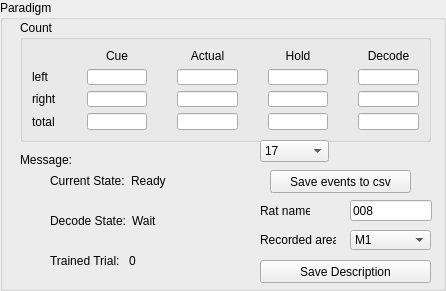
   <widget class="QGroupBox" name="grpParadigm">
    <property name="geometry">
     <rect>
      <x>9</x>
      <y>430</y>
      <width>446</width>
      <height>291</height>
     </rect>
    </property>
    <property name="title">
     <string>Paradigm</string>
    </property>
    <widget class="QGroupBox" name="grpCount">
     <property name="geometry">
      <rect>
       <x>20</x>
       <y>20</y>
       <width>411</width>
       <height>122</height>
      </rect>
     </property>
     <property name="title">
      <string>Count</string>
     </property>
     <layout class="QGridLayout" name="gridLayout_3">
      <property name="sizeConstraint">
       <enum>QLayout::SetDefaultConstraint</enum>
      </property>
      <property name="horizontalSpacing">
       <number>30</number>
      </property>
      <item row="0" column="2">
       <widget class="QLabel" name="label_11">
        <property name="text">
         <string>Actual</string>
        </property>
        <property name="alignment">
         <set>Qt::AlignCenter</set>
        </property>
       </widget>
      </item>
      <item row="0" column="1">
       <widget class="QLabel" name="label_10">
        <property name="text">
         <string>Cue</string>
        </property>
        <property name="alignment">
         <set>Qt::AlignCenter</set>
        </property>
       </widget>
      </item>
      <item row="1" column="0">
       <widget class="QLabel" name="label_7">
        <property name="text">
         <string>left</string>
        </property>
       </widget>
      </item>
      <item row="1" column="1">
       <widget class="QLineEdit" name="editLeftCue"/>
      </item>
      <item row="0" column="3">
       <widget class="QLabel" name="label_16">
        <property name="text">
         <string>Hold</string>
        </property>
        <property name="alignment">
         <set>Qt::AlignCenter</set>
        </property>
       </widget>
      </item>
      <item row="1" column="2">
       <widget class="QLineEdit" name="editLeftActual"/>
      </item>
      <item row="3" column="0">
       <widget class="QLabel" name="label_9">
        <property name="text">
         <string>total</string>
        </property>
       </widget>
      </item>
      <item row="1" column="3">
       <widget class="QLineEdit" name="editLeftHold"/>
      </item>
      <item row="2" column="1">
       <widget class="QLineEdit" name="editRightCue"/>
      </item>
      <item row="2" column="0">
       <widget class="QLabel" name="label_8">
        <property name="text">
         <string>right</string>
        </property>
       </widget>
      </item>
      <item row="3" column="1">
       <widget class="QLineEdit" name="editTotalCue"/>
      </item>
      <item row="2" column="3">
       <widget class="QLineEdit" name="editRightHold"/>
      </item>
      <item row="3" column="2">
       <widget class="QLineEdit" name="editTotalActual"/>
      </item>
      <item row="2" column="2">
       <widget class="QLineEdit" name="editRightActual"/>
      </item>
      <item row="3" column="3">
       <widget class="QLineEdit" name="editTotalHold"/>
      </item>
      <item row="0" column="4">
       <widget class="QLabel" name="label_17">
        <property name="text">
         <string>Decode</string>
        </property>
        <property name="alignment">
         <set>Qt::AlignCenter</set>
        </property>
       </widget>
      </item>
      <item row="1" column="4">
       <widget class="QLineEdit" name="editLeftDecode"/>
      </item>
      <item row="2" column="4">
       <widget class="QLineEdit" name="editRightDecode"/>
      </item>
      <item row="3" column="4">
       <widget class="QLineEdit" name="editTotalDecode"/>
      </item>
     </layout>
    </widget>
    <widget class="QWidget" name="horizontalLayoutWidget">
     <property name="geometry">
      <rect>
       <x>50</x>
       <y>170</y>
       <width>152</width>
       <height>21</height>
      </rect>
     </property>
     <layout class="QHBoxLayout" name="horizontalLayout">
      <item>
       <widget class="QLabel" name="label_18">
        <property name="text">
         <string>Current State:</string>
        </property>
       </widget>
      </item>
      <item>
       <widget class="QLabel" name="lblCurrState">
        <property name="minimumSize">
         <size>
          <width>60</width>
          <height>0</height>
         </size>
        </property>
        <property name="text">
         <string>Ready</string>
        </property>
       </widget>
      </item>
     </layout>
    </widget>
    <widget class="QComboBox" name="cbTestChannel">
     <property name="geometry">
      <rect>
       <x>260</x>
       <y>140</y>
       <width>69</width>
       <height>22</height>
      </rect>
     </property>
     <item>
      <property name="text">
       <string>17</string>
      </property>
     </item>
     <item>
      <property name="text">
       <string>18</string>
      </property>
     </item>
     <item>
      <property name="text">
       <string>19</string>
      </property>
     </item>
     <item>
      <property name="text">
       <string>20</string>
      </property>
     </item>
     <item>
      <property name="text">
       <string>21</string>
      </property>
     </item>
     <item>
      <property name="text">
       <string>22</string>
      </property>
     </item>
     <item>
      <property name="text">
       <string>23</string>
      </property>
     </item>
    </widget>
    <widget class="QWidget" name="horizontalLayoutWidget_2">
     <property name="geometry">
      <rect>
       <x>50</x>
       <y>210</y>
       <width>152</width>
       <height>21</height>
      </rect>
     </property>
     <layout class="QHBoxLayout" name="horizontalLayout_7">
      <item>
       <widget class="QLabel" name="label_29">
        <property name="text">
         <string>Decode State:</string>
        </property>
       </widget>
      </item>
      <item>
       <widget class="QLabel" name="lblTrainingState">
        <property name="minimumSize">
         <size>
          <width>60</width>
          <height>0</height>
         </size>
        </property>
        <property name="text">
         <string>Wait</string>
        </property>
       </widget>
      </item>
     </layout>
    </widget>
    <widget class="QWidget" name="horizontalLayoutWidget_3">
     <property name="geometry">
      <rect>
       <x>50</x>
       <y>250</y>
       <width>152</width>
       <height>21</height>
      </rect>
     </property>
     <layout class="QHBoxLayout" name="horizontalLayout_8">
      <item>
       <widget class="QLabel" name="label_30">
        <property name="text">
         <string>Trained Trial:</string>
        </property>
       </widget>
      </item>
      <item>
       <widget class="QLabel" name="lblTrainedTrialNum">
        <property name="minimumSize">
         <size>
          <width>60</width>
          <height>0</height>
         </size>
        </property>
        <property name="text">
         <string>0</string>
        </property>
       </widget>
      </item>
     </layout>
    </widget>
    <widget class="QLabel" name="label_49">
     <property name="geometry">
      <rect>
       <x>260</x>
       <y>230</y>
       <width>76</width>
       <height>20</height>
      </rect>
     </property>
     <property name="text">
      <string>Recorded area:</string>
     </property>
    </widget>
    <widget class="QLineEdit" name="editRatName">
     <property name="geometry">
      <rect>
       <x>350</x>
       <y>200</y>
       <width>82</width>
       <height>21</height>
      </rect>
     </property>
     <property name="text">
      <string>008</string>
     </property>
    </widget>
    <widget class="QComboBox" name="cblRecordArea">
     <property name="geometry">
      <rect>
       <x>350</x>
       <y>230</y>
       <width>81</width>
       <height>20</height>
      </rect>
     </property>
     <item>
      <property name="text">
       <string>M1</string>
      </property>
     </item>
     <item>
      <property name="text">
       <string>mPFC</string>
      </property>
     </item>
     <item>
      <property name="text">
       <string>M1-mPFC</string>
      </property>
     </item>
    </widget>
    <widget class="QLabel" name="label_48">
     <property name="geometry">
      <rect>
       <x>260</x>
       <y>200</y>
       <width>50</width>
       <height>21</height>
      </rect>
     </property>
     <property name="text">
      <string>Rat name:</string>
     </property>
    </widget>
    <widget class="QPushButton" name="btnSaveDescription">
     <property name="geometry">
      <rect>
       <x>260</x>
       <y>260</y>
       <width>171</width>
       <height>23</height>
      </rect>
     </property>
     <property name="text">
      <string>Save Description</string>
     </property>
    </widget>
    <widget class="QPushButton" name="btnSaveEvent">
     <property name="enabled">
      <bool>true</bool>
     </property>
     <property name="geometry">
      <rect>
       <x>270</x>
       <y>170</y>
       <width>141</width>
       <height>23</height>
      </rect>
     </property>
     <property name="text">
      <string>Save events to csv</string>
     </property>
     <property name="checkable">
      <bool>false</bool>
     </property>
    </widget>
    <widget class="QLabel" name="label_31">
     <property name="geometry">
      <rect>
       <x>20</x>
       <y>150</y>
       <width>72</width>
       <height>19</height>
      </rect>
     </property>
     <property name="text">
      <string>Message:</string>
     </property>
    </widget>
   </widget>
